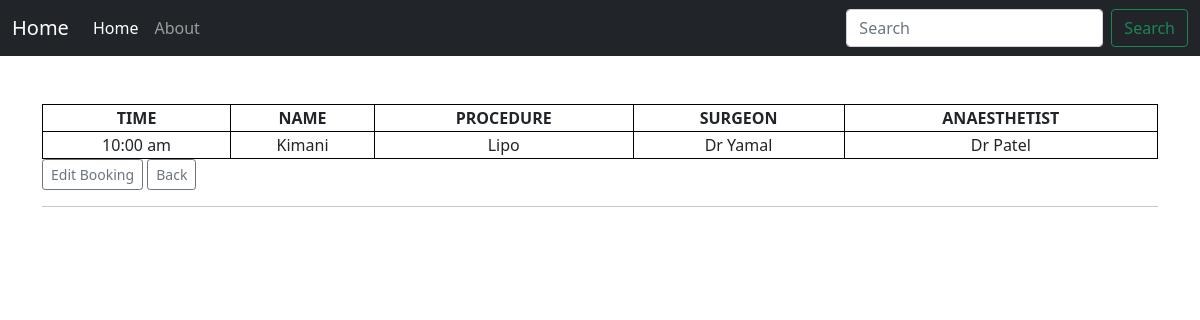
Screenshot of /theatre-lists/3 (signed in) with the database file from the repository.
### Flask_BMT/models/theatres.py (models this page shows, shortened)
class TheatreList(db.Model):
    __tablename__ = "theatre_lists"
    id = db.Column(db.Integer(), primary_key=True, autoincrement=True)
    created_at = db.Column(
            DateTime, default=datetime.utcnow)
    updated_at = db.Column(
            DateTime, default=datetime.utcnow)
    procedure_time = db.Column(db.String(60), nullable=False, index=True)
    patient_name = db.Column(db.String(128), nullable=False, unique=True, index=True)
    procedure_name = db.Column(db.String(128), nullable=False, index=True)
    surgeon = db.Column(db.String(128), nullable=False, index=True)
    anaesthetist = db.Column(db.String(128), nullable=False, index=True)

### Flask_BMT/main/views.py (the view)
@main.route('/theatre-lists/<int:id>')
@login_required
def theatre_list(id):
    booking = TheatreList.query.get_or_404(id)
    return render_template("list.html", booking=booking)

### Flask_BMT/main/__init__.py (called while the page is built)
@main.app_context_processor
def inject_permissions():
	return dict(Permission=Permission)

### Flask_BMT/main/auth.py (called while the page is built)
@login_manager.user_loader
def load_user(user_id):
    return User.query.get(user_id)

### Flask_BMT/templates/list.html (shortened to what this page needs)
{% extends 'base.html' %}
{% block content %}
<br>
		<table style="width: 100%; border: solid 1px black;">
			<thead>
				<tr style="border: solid 1px black;">
					<th>TIME</th>
					<th>NAME</th>
					<th>PROCEDURE</th>
					<th>SURGEON</th>
					<th>ANAESTHETIST</th>
				</tr>
			</thead>
			<tbody>
				<tr style="border: solid 1px black;">
					<td>{{ booking.procedure_time }}</td>
					<td>{{ booking.patient_name }}</td>
					<td>{{ booking.procedure_name }}</td>
					<td>{{ booking.surgeon }}</td>
					<td>{{ booking.anaesthetist }}</td>
				</tr>
			</tbody>
		</table>
		<a href="{{ url_for('main.edit_theatre_list', id=booking.id) }}" class="btn btn-outline-secondary btn-sm"> Edit Booking </a>
		<a href="{{ url_for('main.theatre_lists') }}" class="btn btn-outline-secondary btn-sm"> Back </a>
		<hr><br>
{% endblock %}

### Flask_BMT/templates/base.html (style rules this page uses)
table, th, td { border: solid 1px black; text-align: center; }

### rows the page displays
TheatreList: procedure_time "10:00 am", patient_name "Kimani", procedure_name "Lipo", surgeon "Dr Yamal", anaesthetist "Dr Patel"
